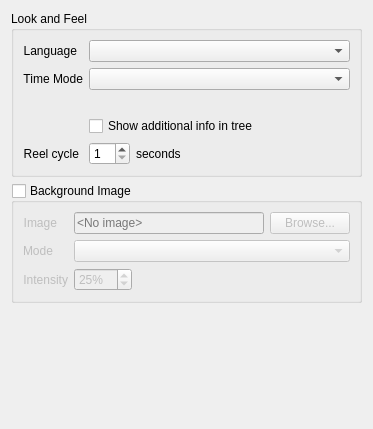
<?xml version="1.0" encoding="UTF-8"?>
<ui version="4.0">
 <class>LookAndFeelPreferencesWidget</class>
 <widget class="QWidget" name="LookAndFeelPreferencesWidget">
  <property name="geometry">
   <rect>
    <x>0</x>
    <y>0</y>
    <width>373</width>
    <height>429</height>
   </rect>
  </property>
  <layout class="QVBoxLayout" name="verticalLayout_3" stretch="0,0,1">
   <item>
    <widget class="QGroupBox" name="lookAndFeelGroupBox">
     <property name="title">
      <string>Look and Feel</string>
     </property>
     <property name="flat">
      <bool>true</bool>
     </property>
     <layout class="QFormLayout" name="formLayout">
      <item row="0" column="0">
       <widget class="QLabel" name="languageLabel">
        <property name="text">
         <string>Language</string>
        </property>
        <property name="alignment">
         <set>Qt::AlignRight|Qt::AlignTrailing|Qt::AlignVCenter</set>
        </property>
        <property name="buddy">
         <cstring>languageComboBox</cstring>
        </property>
       </widget>
      </item>
      <item row="0" column="1">
       <widget class="QComboBox" name="languageComboBox"/>
      </item>
      <item row="1" column="0">
       <widget class="QLabel" name="timeModeLabel">
        <property name="text">
         <string>Time Mode</string>
        </property>
        <property name="alignment">
         <set>Qt::AlignRight|Qt::AlignTrailing|Qt::AlignVCenter</set>
        </property>
        <property name="buddy">
         <cstring>timeModeComboBox</cstring>
        </property>
       </widget>
      </item>
      <item row="1" column="1">
       <widget class="QComboBox" name="timeModeComboBox"/>
      </item>
      <item row="2" column="1">
       <widget class="QLabel" name="timeModeWarningLabel">
        <property name="text">
         <string/>
        </property>
        <property name="wordWrap">
         <bool>true</bool>
        </property>
       </widget>
      </item>
      <item row="3" column="1">
       <widget class="QCheckBox" name="showIpInTreeCheckBox">
        <property name="text">
         <string>Show additional info in tree</string>
        </property>
       </widget>
      </item>
      <item row="4" column="0">
       <widget class="QLabel" name="tourCycleTimeLabel">
        <property name="text">
         <string>Reel cycle</string>
        </property>
        <property name="alignment">
         <set>Qt::AlignRight|Qt::AlignTrailing|Qt::AlignVCenter</set>
        </property>
        <property name="buddy">
         <cstring>tourCycleTimeSpinBox</cstring>
        </property>
       </widget>
      </item>
      <item row="4" column="1">
       <layout class="QHBoxLayout" name="horizontalLayout_4" stretch="0,1">
        <item>
         <widget class="QSpinBox" name="tourCycleTimeSpinBox">
          <property name="minimum">
           <number>1</number>
          </property>
         </widget>
        </item>
        <item>
         <widget class="QLabel" name="cycleHintLabel">
          <property name="text">
           <string>seconds</string>
          </property>
         </widget>
        </item>
       </layout>
      </item>
     </layout>
    </widget>
   </item>
   <item>
    <widget class="QGroupBox" name="imageGroupBox">
     <property name="title">
      <string>Background Image</string>
     </property>
     <property name="flat">
      <bool>true</bool>
     </property>
     <property name="checkable">
      <bool>true</bool>
     </property>
     <property name="checked">
      <bool>false</bool>
     </property>
     <layout class="QFormLayout" name="formLayout_3">
      <item row="0" column="0">
       <widget class="QLabel" name="imageNameLabel">
        <property name="text">
         <string>Image</string>
        </property>
        <property name="alignment">
         <set>Qt::AlignRight|Qt::AlignTrailing|Qt::AlignVCenter</set>
        </property>
        <property name="buddy">
         <cstring>imageNameLineEdit</cstring>
        </property>
       </widget>
      </item>
      <item row="0" column="1">
       <layout class="QHBoxLayout" name="horizontalLayout">
        <item>
         <widget class="QLineEdit" name="imageNameLineEdit">
          <property name="readOnly">
           <bool>true</bool>
          </property>
          <property name="placeholderText">
           <string notr="true">&lt;No image&gt;</string>
          </property>
         </widget>
        </item>
        <item>
         <widget class="QPushButton" name="imageSelectButton">
          <property name="text">
           <string>Browse...</string>
          </property>
         </widget>
        </item>
       </layout>
      </item>
      <item row="1" column="0">
       <widget class="QLabel" name="imageModeLabel">
        <property name="text">
         <string>Mode</string>
        </property>
        <property name="alignment">
         <set>Qt::AlignRight|Qt::AlignTrailing|Qt::AlignVCenter</set>
        </property>
        <property name="buddy">
         <cstring>imageModeComboBox</cstring>
        </property>
       </widget>
      </item>
      <item row="2" column="0">
       <widget class="QLabel" name="imageOpacityLabel">
        <property name="text">
         <string>Intensity</string>
        </property>
        <property name="alignment">
         <set>Qt::AlignRight|Qt::AlignTrailing|Qt::AlignVCenter</set>
        </property>
        <property name="buddy">
         <cstring>imageOpacitySpinBox</cstring>
        </property>
       </widget>
      </item>
      <item row="2" column="1">
       <layout class="QHBoxLayout" name="horizontalLayout_3">
        <item>
         <widget class="QSpinBox" name="imageOpacitySpinBox">
          <property name="suffix">
           <string notr="true">%</string>
          </property>
          <property name="minimum">
           <number>1</number>
          </property>
          <property name="maximum">
           <number>100</number>
          </property>
          <property name="value">
           <number>25</number>
          </property>
         </widget>
        </item>
        <item>
         <spacer name="horizontalSpacer_7">
          <property name="orientation">
           <enum>Qt::Horizontal</enum>
          </property>
          <property name="sizeHint" stdset="0">
           <size>
            <width>40</width>
            <height>20</height>
           </size>
          </property>
         </spacer>
        </item>
       </layout>
      </item>
      <item row="1" column="1">
       <widget class="QComboBox" name="imageModeComboBox"/>
      </item>
     </layout>
    </widget>
   </item>
   <item>
    <spacer name="verticalSpacer">
     <property name="orientation">
      <enum>Qt::Vertical</enum>
     </property>
     <property name="sizeHint" stdset="0">
      <size>
       <width>20</width>
       <height>40</height>
      </size>
     </property>
    </spacer>
   </item>
  </layout>
 </widget>
 <tabstops>
  <tabstop>languageComboBox</tabstop>
  <tabstop>timeModeComboBox</tabstop>
  <tabstop>showIpInTreeCheckBox</tabstop>
  <tabstop>tourCycleTimeSpinBox</tabstop>
  <tabstop>imageNameLineEdit</tabstop>
  <tabstop>imageSelectButton</tabstop>
  <tabstop>imageModeComboBox</tabstop>
  <tabstop>imageOpacitySpinBox</tabstop>
 </tabstops>
 <resources/>
 <connections/>
</ui>
